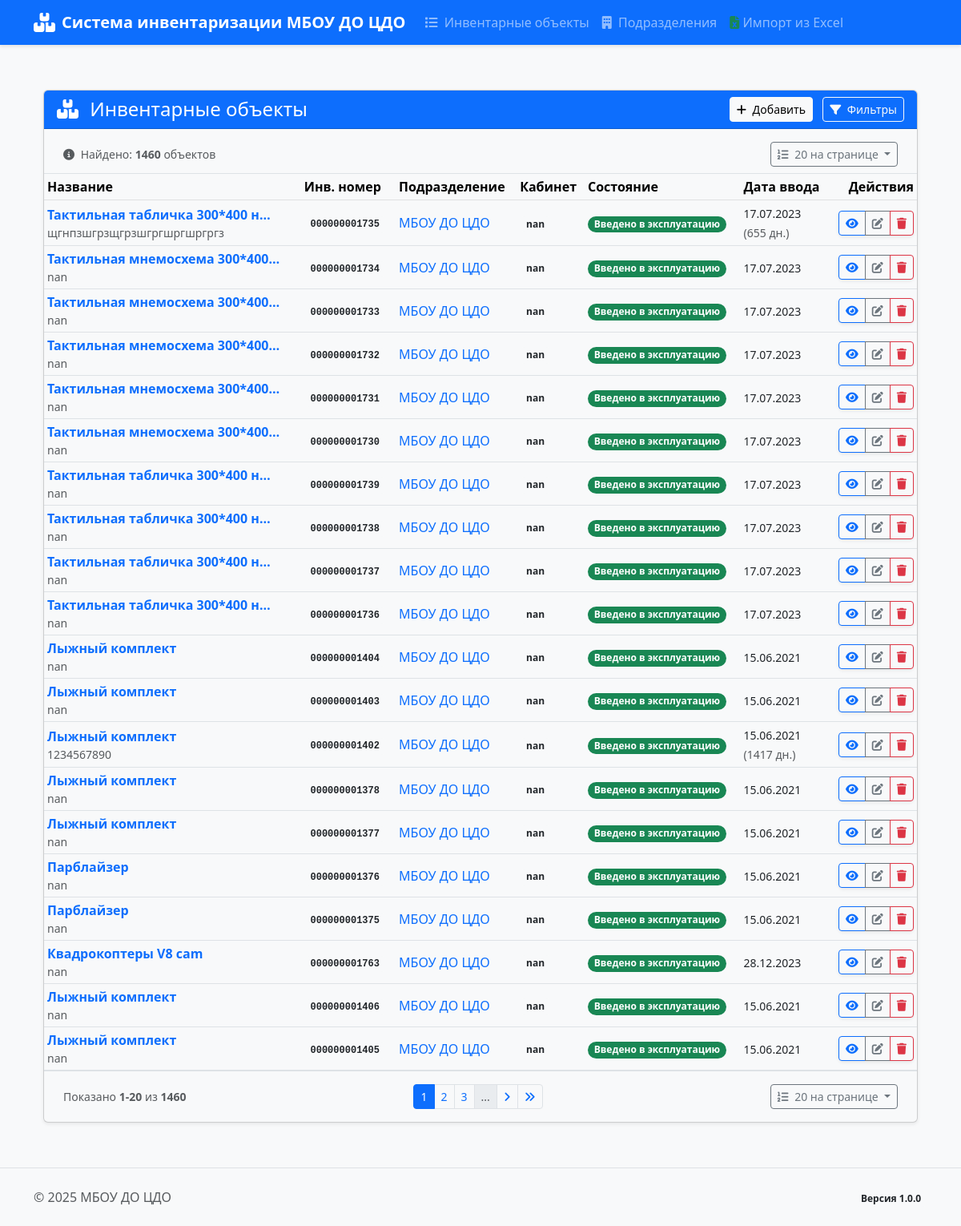
The page / on the database its author committed.
### data/models.py (models this page shows, shortened)
class InventoryItem(models.Model):
    IN_USE = 'Введено в эксплуатацию'
    RETIRED = 'Снято с учёта'
    STATE_CHOICES = [
        (IN_USE, 'Введено в эксплуатацию'),
        (RETIRED, 'Снято с учёта')
    ]
    state = models.CharField(
        max_length=40,
        choices=STATE_CHOICES,
        default=IN_USE,
        verbose_name='Состояние учёта'
    )
    objects_name = models.CharField(
        max_length=128,
        verbose_name="Инвентаризационный объект",
    )
    inventory_number = models.CharField(
        max_length=12,
        verbose_name="Инвентаризационный номер",
        validators=[validate_number_int],
        unique=True
    )
    value = models.CharField(
        max_length=20,
        choices=ACCOUNT_CHOICES,
        verbose_name="Счёт актива",
    )
    base = models.ForeignKey(
        BaseInfo,
        on_delete=models.PROTECT,
        verbose_name="Подразделение",
        related_name='inventory_items'
    )
    office = models.CharField(
        max_length=10,
        default="0",
        verbose_name="Кабинет расположения",
    )
    accountable_user = models.CharField(
        max_length=255,
        verbose_name='Ответственный за содержание',
    )
    start_date = models.DateField(
        verbose_name="Дата ввода в эксплуатацию",
    )
    created_at = models.DateTimeField(
        auto_now_add=True,
        verbose_name="Дата создания записи"
    )
    updated_at = models.DateTimeField(
        auto_now=True,
        verbose_name="Дата последнего изменения"
    )
    description = models.TextField(
        verbose_name="Описание",
        validators=[validate_description_length],
        default='''Здесь должно быть описание объекта, позволяющее легко его идентифицировать.
                Здесь могут быть его характеристики, цвет, объем, системные данные и т.п.''',
    )
    current_duration = models.PositiveIntegerField(
        blank=True,
        null=True,
        verbose_name="Срок эксплуатации (дни)",
        editable=False
    )
    class Meta:
        verbose_name = "Инвентаризационная запись"
        verbose_name_plural = "Инвентаризационные записи"
        ordering = ['-created_at']

class BaseInfo(models.Model):
    base_name = models.CharField(
        max_length=64,
        verbose_name="Название подразделения",
        unique=True,
    )
    base_address = models.CharField(
        max_length=255,
        verbose_name="Адрес подразделения",
    )
    logo = models.ImageField(
        upload_to='titles/',
        verbose_name="Логотип подразделения",
        blank=True,
        null=True,
    )
    def __str__(self):
        return f'{self.base_name}'
    class Meta:
        verbose_name = "Подразделение"
        verbose_name_plural = "Подразделения"

### data/views.py (the view)
# urls.py: path('', InventoryItemListView.as_view(), name='inventoryitem-list'),
class InventoryItemListView(FilterView):
    model = InventoryItem
    template_name = 'inventoryitem_list.html'
    context_object_name = 'items'
    filterset_class = InventoryItemFilter
    paginate_by = 20
    def get_paginate_by(self, queryset):
        return self.request.GET.get('per_page', self.paginate_by)
    def get_context_data(self, **kwargs):
        context = super().get_context_data(**kwargs)
        context['filter'] = context['filter']
        return context

### data/templatetags/param_replace.py (called while the page is built)
@register.simple_tag(takes_context=True)
def param_replace(context, **kwargs):
    request = context['request']
    params = request.GET.copy()
    for k, v in kwargs.items():
        params[k] = v
    return params.urlencode()

### data/templates/inventoryitem_list.html (shortened to what this page needs)
{% extends 'base.html' %}
{% load static %}
{% load param_replace %}
{% block content %}
<div class="container-fluid">
    <div class="card animate__animated animate__fadeIn shadow-sm">
        <div class="card-header bg-primary text-white d-flex justify-content-between align-items-center">
            <h2 class="h4 mb-0">
                <i class="fas fa-boxes me-2"></i>
                Инвентарные объекты
            </h2>
            <div>
                <a href="{% url 'inventoryitem-create' %}" class="btn btn-light btn-sm" title="Добавить новый объект">
                    <i class="fas fa-plus me-1"></i> Добавить
                </a>
                <button class="btn btn-outline-light btn-sm ms-2" data-bs-toggle="collapse" data-bs-target="#filterCollapse">
                    <i class="fas fa-filter me-1"></i> Фильтры
                </button>
            </div>
        </div>
        <div class="card-body p-0">
            <div class="px-4 pt-3 pb-2 bg-light border-bottom">
                <div class="d-flex justify-content-between align-items-center">
                    <div class="text-muted small">
                        <i class="fas fa-info-circle me-1"></i>
                        Найдено: <strong>{{ page_obj.paginator.count }}</strong> объектов
                    </div>
                    <div class="dropdown">
                        <button class="btn btn-sm btn-outline-secondary dropdown-toggle" type="button" id="perPageDropdown" data-bs-toggle="dropdown">
                            <i class="fas fa-list-ol me-1"></i> {{ paginator.per_page }} на странице
                        </button>
                    </div>
                </div>
            </div>
            <div class="table-responsive">
                <table class="table table-hover align-middle table-sm mb-0">
                    <thead class="table-light">
                        <tr>
                            <th>Название</th>
                            <th>Инв. номер</th>
                            <th>Подразделение</th>
                            <th>Кабинет</th>
                            <th>Состояние</th>
                            <th>Дата ввода</th>
                            <th class="text-end">Действия</th>
                        </tr>
                    </thead>
                    <tbody>
                        {% for item in page_obj.object_list %}
                        <tr class="animate__animated animate__fadeIn">
                            <td>
                                <a href="{% url 'inventoryitem-detail' item.pk %}" class="text-decoration-none text-primary fw-bold" title="Просмотр">
                                    {{ item.objects_name|truncatechars:30 }}
                                </a>
                                {% if item.description %}
                                <p class="small text-muted mb-0">{{ item.description|truncatechars:40 }}</p>
                                {% endif %}
                            </td>
                            <td><span class="badge bg-light text-dark font-monospace">{{ item.inventory_number }}</span></td>
                            <td>
                                <a href="{% url 'baseinfo-detail' item.base.pk %}" class="text-decoration-none" title="Перейти к подразделению">
                                    {{ item.base.base_name|truncatechars:20 }}
                                </a>
                            </td>
                            <td>
                                <span class="badge bg-light text-dark">
                                    {{ item.office|default:"-" }}
                                </span>
                            </td>
                            <td>
                                <span class="badge rounded-pill {% if item.state == 'Введено в эксплуатацию' %}bg-success{% else %}bg-secondary{% endif %}">
                                    {{ item.get_state_display }}
                                </span>
                            </td>
                            <td>
                                <span class="small">{{ item.start_date|date:"d.m.Y"|default:"-" }}</span>
                                {% if item.current_duration %}
                                <br><span class="text-muted small">({{ item.current_duration }} дн.)</span>
                                {% endif %}
                            </td>
                            <td class="text-end">
                                <div class="btn-group btn-group-sm shadow-sm" role="group">
                                    <a href="{% url 'inventoryitem-detail' item.pk %}" class="btn btn-outline-primary" title="Просмотр">
                                        <i class="fas fa-eye"></i>
                                    </a>
                                    <a href="{% url 'inventoryitem-update' item.pk %}" class="btn btn-outline-secondary" title="Редактировать">
                                        <i class="fas fa-edit"></i>
                                    </a>
                                    <button type="button" class="btn btn-outline-danger" data-bs-toggle="modal" data-bs-target="#deleteModal{{ item.pk }}" title="Удалить">
                                        <i class="fas fa-trash"></i>
                                    </button>
                                </div>
                            </td>
                        </tr>
                        {% endfor %}
                    </tbody>
                </table>
            </div>
            {% if is_paginated %}
            <nav aria-label="Навигация по страницам" class="px-4 py-3 border-top">
                <div class="d-flex flex-column flex-md-row justify-content-between align-items-center">
                    <div class="mb-2 mb-md-0 text-muted small">
                        Показано <strong>{{ page_obj.start_index }}-{{ page_obj.end_index }}</strong> из <strong>{{ page_obj.paginator.count }}</strong>
                    </div>
                    <ul class="pagination pagination-sm mb-0">
                        {% for num in page_obj.paginator.page_range %}
                            {% if num == page_obj.number %}
                                <li class="page-item active">
                                    <span class="page-link">{{ num }}</span>
                                </li>
                            {% elif num > page_obj.number|add:'-3' and num < page_obj.number|add:'3' %}
                                <li class="page-item">
                                    <a class="page-link" href="?{% param_replace page=num %}">{{ num }}</a>
                                </li>
                            {% elif num == page_obj.number|add:'-3' or num == page_obj.number|add:'3' %}
                                <li class="page-item disabled">
                                    <span class="page-link">...</span>
                                </li>
                            {% endif %}
                        {% endfor %}
                        {% if page_obj.has_next %}
                            <li class="page-item">
                                <a class="page-link" href="?{% param_replace page=page_obj.next_page_number %}" title="Следующая страница">
                                    <i class="fas fa-angle-right"></i>
                                </a>
                            </li>
                            <li class="page-item">
                                <a class="page-link" href="?{% param_replace page=page_obj.paginator.num_pages %}" title="Последняя страница">
                                    <i class="fas fa-angle-double-right"></i>
                                </a>
                            </li>
                        {% endif %}
                    </ul>
                     <div class="dropdown">
                        <button class="btn btn-sm btn-outline-secondary dropdown-toggle" type="button" id="perPageDropdown" data-bs-toggle="dropdown">
                            <i class="fas fa-list-ol me-1"></i> {{ paginator.per_page }} на странице
                        </button>
                    </div>
                </div>
            </nav>
            {% endif %}
        </div>
    </div>
</div>
{% endblock %}

### data/templates/base.html (style rules this page uses)
:root { --bs-primary-rgb: 13, 110, 253; --bs-body-bg: #f8f9fa; }
body { display: flex; flex-direction: column; min-height: 100vh; background-color: var(--bs-body-bg); }

### data/templates/inventoryitem_list.html (style rules this page uses)
.animate__animated { animation-duration: 0.3s; }
.table-hover tr { transition: all 0.2s ease; }
.font-monospace { font-family: SFMono-Regular, Menlo, Monaco, Consolas, "Liberation Mono", "Courier New", monospace; }

### rows shown on the page
InventoryItem: objects_name "Тактильная табличка 300*400 н…", description "щгнпзшгрзщгрзшгргшргшргргз", inventory_number "000000001735", base.base_name "МБОУ ДО ЦДО", office "nan", state "Введено в эксплуатацию", start_date "17.07.2023", current_duration "655"
InventoryItem: objects_name "Тактильная мнемосхема 300*400…", description "nan", inventory_number "000000001734", base.base_name "МБОУ ДО ЦДО", office "nan", state "Введено в эксплуатацию", start_date "17.07.2023"
InventoryItem: objects_name "Тактильная мнемосхема 300*400…", description "nan", inventory_number "000000001733", base.base_name "МБОУ ДО ЦДО", office "nan", state "Введено в эксплуатацию", start_date "17.07.2023"
InventoryItem: objects_name "Тактильная мнемосхема 300*400…", description "nan", inventory_number "000000001732", base.base_name "МБОУ ДО ЦДО", office "nan", state "Введено в эксплуатацию", start_date "17.07.2023"
InventoryItem: objects_name "Тактильная мнемосхема 300*400…", description "nan", inventory_number "000000001731", base.base_name "МБОУ ДО ЦДО", office "nan", state "Введено в эксплуатацию", start_date "17.07.2023"
InventoryItem: objects_name "Тактильная мнемосхема 300*400…", description "nan", inventory_number "000000001730", base.base_name "МБОУ ДО ЦДО", office "nan", state "Введено в эксплуатацию", start_date "17.07.2023"
InventoryItem: objects_name "Тактильная табличка 300*400 н…", description "nan", inventory_number "000000001739", base.base_name "МБОУ ДО ЦДО", office "nan", state "Введено в эксплуатацию", start_date "17.07.2023"
InventoryItem: objects_name "Тактильная табличка 300*400 н…", description "nan", inventory_number "000000001738", base.base_name "МБОУ ДО ЦДО", office "nan", state "Введено в эксплуатацию", start_date "17.07.2023"
InventoryItem: objects_name "Тактильная табличка 300*400 н…", description "nan", inventory_number "000000001737", base.base_name "МБОУ ДО ЦДО", office "nan", state "Введено в эксплуатацию", start_date "17.07.2023"
InventoryItem: objects_name "Тактильная табличка 300*400 н…", description "nan", inventory_number "000000001736", base.base_name "МБОУ ДО ЦДО", office "nan", state "Введено в эксплуатацию", start_date "17.07.2023"
InventoryItem: objects_name "Лыжный комплект", description "nan", inventory_number "000000001404", base.base_name "МБОУ ДО ЦДО", office "nan", state "Введено в эксплуатацию", start_date "15.06.2021"
InventoryItem: objects_name "Лыжный комплект", description "nan", inventory_number "000000001403", base.base_name "МБОУ ДО ЦДО", office "nan", state "Введено в эксплуатацию", start_date "15.06.2021"
InventoryItem: objects_name "Лыжный комплект", description "1234567890", inventory_number "000000001402", base.base_name "МБОУ ДО ЦДО", office "nan", state "Введено в эксплуатацию", start_date "15.06.2021", current_duration "1417"
InventoryItem: objects_name "Лыжный комплект", description "nan", inventory_number "000000001378", base.base_name "МБОУ ДО ЦДО", office "nan", state "Введено в эксплуатацию", start_date "15.06.2021"
InventoryItem: objects_name "Лыжный комплект", description "nan", inventory_number "000000001377", base.base_name "МБОУ ДО ЦДО", office "nan", state "Введено в эксплуатацию", start_date "15.06.2021"
InventoryItem: objects_name "Парблайзер", description "nan", inventory_number "000000001376", base.base_name "МБОУ ДО ЦДО", office "nan", state "Введено в эксплуатацию", start_date "15.06.2021"
InventoryItem: objects_name "Парблайзер", description "nan", inventory_number "000000001375", base.base_name "МБОУ ДО ЦДО", office "nan", state "Введено в эксплуатацию", start_date "15.06.2021"
InventoryItem: objects_name "Квадрокоптеры V8 cam", description "nan", inventory_number "000000001763", base.base_name "МБОУ ДО ЦДО", office "nan", state "Введено в эксплуатацию", start_date "28.12.2023"
InventoryItem: objects_name "Лыжный комплект", description "nan", inventory_number "000000001406", base.base_name "МБОУ ДО ЦДО", office "nan", state "Введено в эксплуатацию", start_date "15.06.2021"
InventoryItem: objects_name "Лыжный комплект", description "nan", inventory_number "000000001405", base.base_name "МБОУ ДО ЦДО", office "nan", state "Введено в эксплуатацию", start_date "15.06.2021"

### other values the page prints
{{ page_obj.paginator.count }} "1460"
{{ paginator.per_page }} "20"
{{ page_obj.start_index }} "1"
{{ page_obj.end_index }} "20"
{{ num }} "1"
{{ num }} "2" "3"
